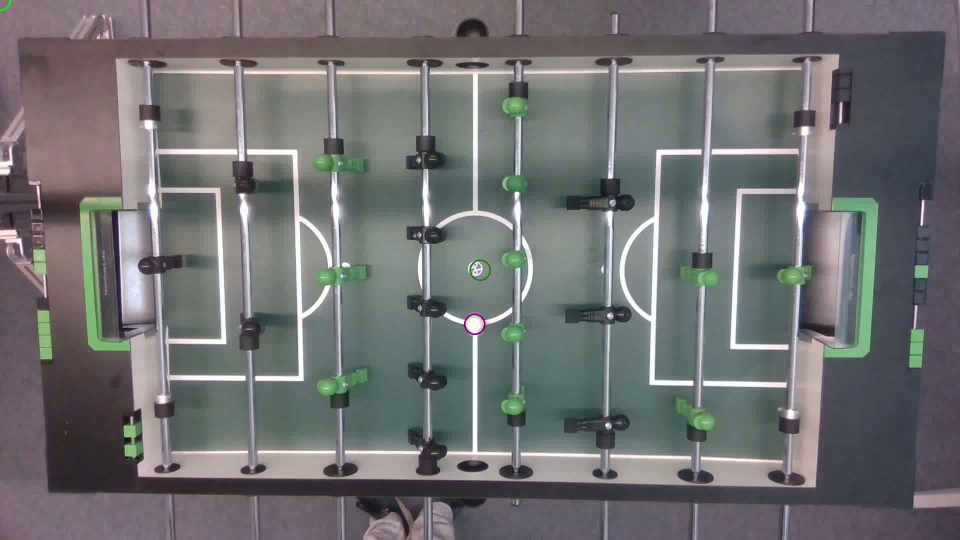
#> input picture frame 0 of output.avi, 1920 x 1080 px, given in place of ball_tracking_test.MP4, which was not available (shown at 1/2 size)
$ python read_video.py
#> lines starting #> are read from the running program, lines starting #| are printed output that depends on the picture; after the words box and inside, x2 and y2 are one past the last pixel; in counts of white or black regions, pixels touching at a corner belong together; pictures that were not available may be replaced by others from this repository, and a replacement may not be noted
# -- coding: utf-8 --

import numpy as np
import cv2 as cv
import copy
import pandas as pd
import ball_tracking_methods
import time
import field_detection
import image_processing
import matplotlib.pyplot as plt
import math

## a list to save the 50 first frames and to update the list for a better recognition
frame_list = []

kernel_size = []
time_rate = []
detection_rate = []
iterations = []
update_rate = []
pixel_detection = []

list_detect_perc = []
list_detect_perc_kalman_combined = []
list_detect_perc_kalman = []
list_detect_all_combined = []
list_time = []

for _ in range(10):
    # for pxc in range(5, 16, 2):
        # for upd in range(4, 30, 5):
            # for iter in range(1, 3):
                # for xk in range (7, 20, 2):
    ## video capturing from video file or camera
    ## to read a video file insert the file name
    ## for a camera insert an integer depending on the camera port
    cap = cv.VideoCapture("Test-Videos/ball_tracking_test.MP4")

    # import csv compare ball tracking data
    csv = pd.read_csv("X_und_Y_Positionen_des_Balles_Video_ball_tracking_test.csv")
#> (reads X_und_Y_Positionen_des_Balles_Video_ball_tracking_test.csv from the repository)

    fps = cap.get(cv.CAP_PROP_FPS)
    # cap.set(cv.CAP_PROP_POS_FRAMES, fps * 57) # start video by sek 57
    print(fps)

    ## Video soll in der richtigen Geschwindigkeit abgespielt werden / Wie viele millisekunden braucht ein einzelner Frame (querwert = Zeit in millisekunden)
    frame_time = int(1000/fps)

    ## start of manual background subtraction for a better motion detection
    ## memorizing the first frame of the video
    ret, first_frame = cap.read()
#> first_frame is the input picture: shape (1080, 1920, 3); mean B, G, R 113.3, 112.3, 112.1
    ## changing the color of the frist frame into gray tones
    first_frame_gray_vid = cv.cvtColor(first_frame, cv.COLOR_BGR2GRAY)
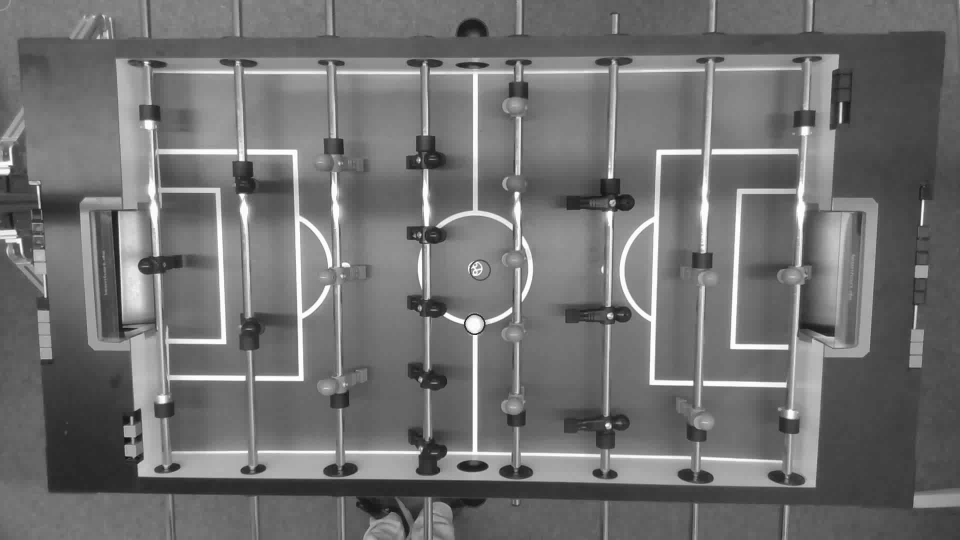
#> first_frame_gray_vid: shape (1080, 1920) (shown at 1/2 size); min 8, max 255, mean 112.3
    ## changing the color into back and white
    _, first_frame_imbinarized = cv.threshold(first_frame_gray_vid, 180, 255, cv.THRESH_BINARY)
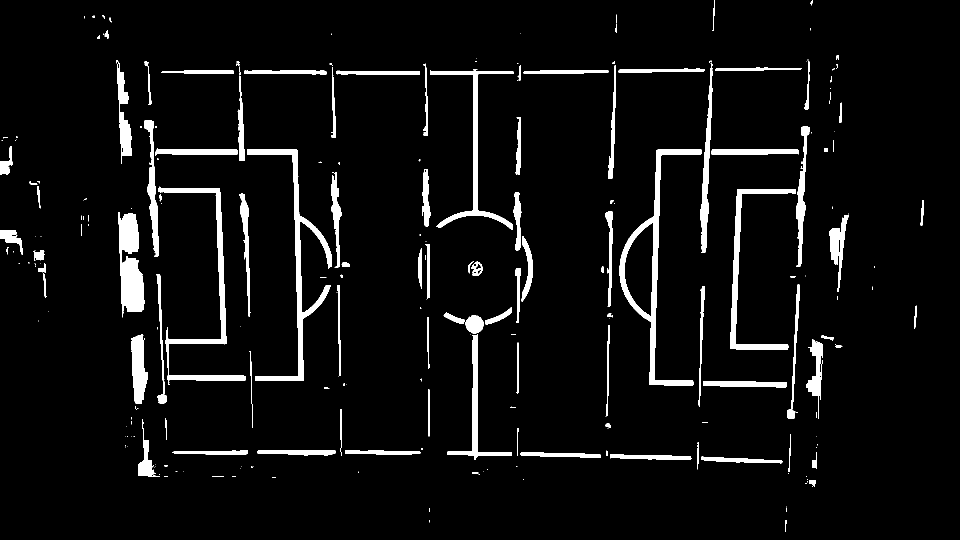
#> first_frame_imbinarized: shape (1080, 1920) (shown at 1/2 size); 5.4% white; 249 white regions (135 under 20 px), largest, box (x1, y1, x2, y2) and area: (1239, 299, 1403, 772) 8926, (494, 298, 664, 762) 8483, (237, 424, 289, 635) 7225
    ## imcomplement the first frame
    first_frame_imbinarized_inverted = cv.bitwise_not(first_frame_imbinarized)
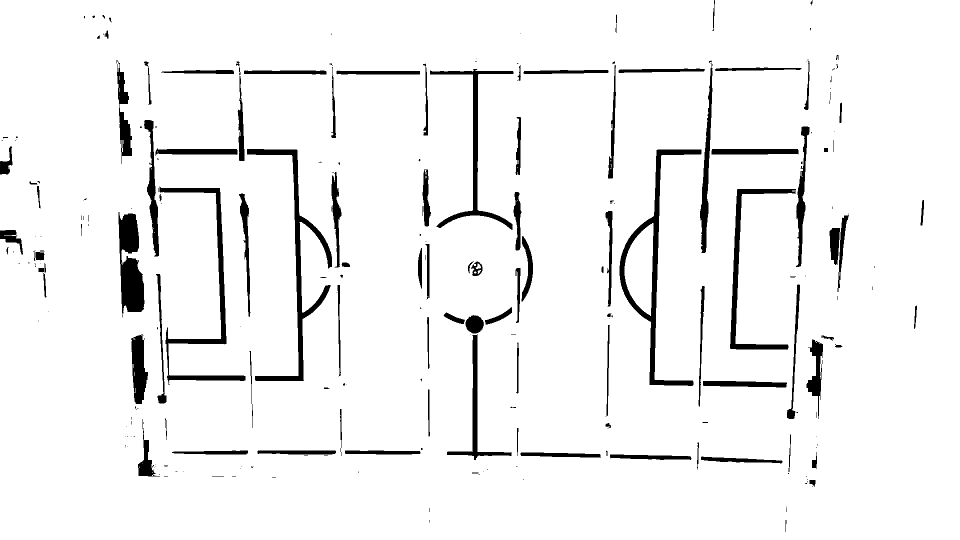
#> first_frame_imbinarized_inverted: shape (1080, 1920) (shown at 1/2 size); 94.6% white; 249 black regions (135 under 20 px), largest, box (x1, y1, x2, y2) and area: (1239, 299, 1403, 772) 8926, (494, 298, 664, 762) 8483, (237, 424, 289, 635) 7225

    ## exit the programm if the camera cannot be oppend, or the video file cannot be read
    if not cap.isOpened():
        print("Cannot open camera or video file")
        exit()
    else:
        _, frame_ip = cap.read()
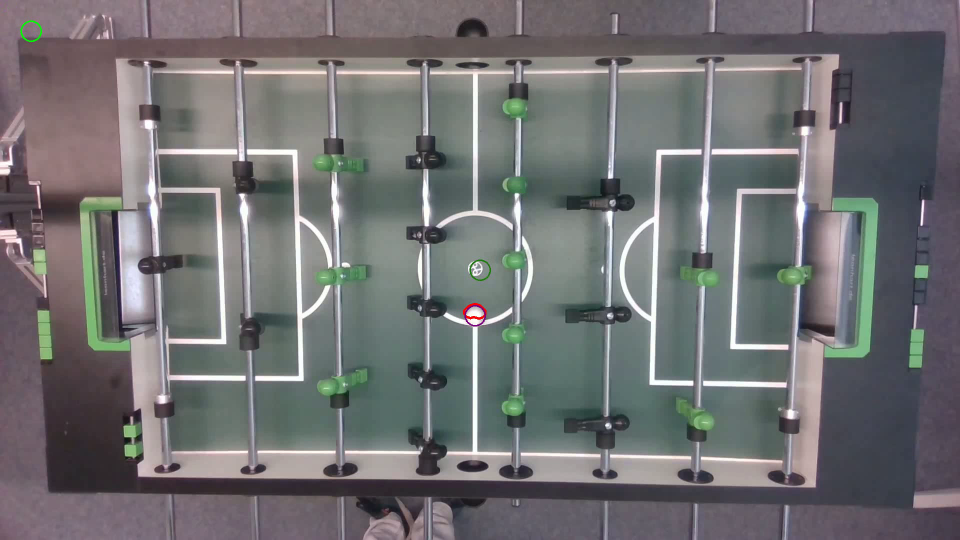
#> input picture frame 1 of output.avi, 1920 x 1080 px, given in place of ball_tracking_test.MP4, which was not available (shown at 1/2 size)
#> frame_ip is the input picture: shape (1080, 1920, 3); mean B, G, R 113.6, 112.3, 112.3
#> (the run stopped early here; a loop or call above may not have finished)
